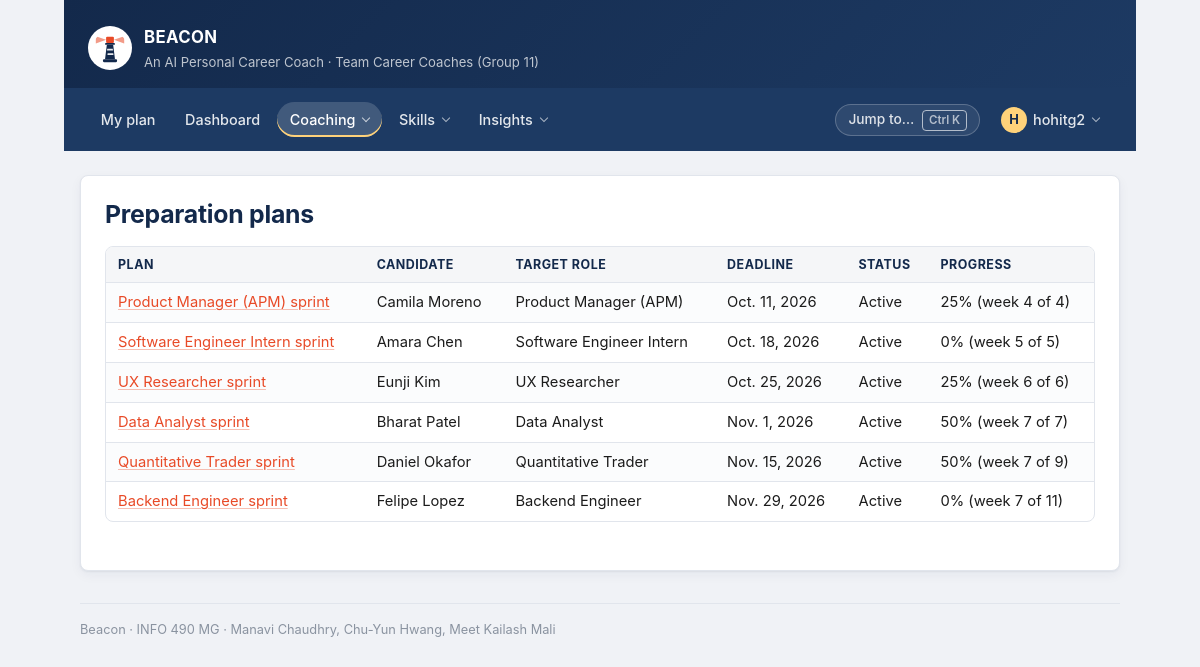
Page /plans/cbv-base/ (signed in) on the committed database.
### preparation/models.py (models this page shows, shortened)
class PreparationPlan(models.Model):
    class Status(models.TextChoices):
        DRAFT = "DRAFT", "Draft"
        ACTIVE = "ACTIVE", "Active"
        COMPLETED = "DONE", "Completed"
        ARCHIVED = "ARCH", "Archived"
    candidate = models.ForeignKey(
        CandidateProfile,
        on_delete=models.CASCADE,
        related_name="plans",
    )
    title = models.CharField(max_length=150, help_text="e.g. 4-week SWE intern sprint")
    focus_role = models.CharField(max_length=120)
    start_date = models.DateField(default=timezone.localdate)
    target_date = models.DateField(help_text="Date the plan must be finished by.")
    status = models.CharField(max_length=6, choices=Status.choices, default=Status.DRAFT)
    generated_by_ai = models.BooleanField(
        default=True,
        help_text="False when a user hand-writes or heavily edits the plan.",
    )
    created_at = models.DateTimeField(auto_now_add=True)
    class Meta:
        ordering = ["target_date", "-created_at"]
        constraints = [
            models.UniqueConstraint(
                fields=["candidate", "title"], name="uniq_plan_title_per_candidate"
            ),
            models.CheckConstraint(
                condition=models.Q(target_date__gte=models.F("start_date")),
                name="plan_ends_after_it_starts",
            ),
        ]
    def get_absolute_url(self):
        return reverse("preparation:plan_detail", args=[self.pk])
    @property
    def completion_percent(self):
        total = self.tasks.count()
        if total == 0:
            return 0
        done = self.tasks.filter(status=PlanTask.Status.DONE).count()
        return round(done / total * 100)
    @property
    def total_weeks(self):
        span_days = (self.target_date - self.start_date).days
        return max(1, -(-span_days // 7))  # ceiling division
    @property
    def current_week(self):
        elapsed = (timezone.localdate() - self.start_date).days
        if elapsed < 0:
            return 1
        return min(elapsed // 7 + 1, self.total_weeks)

class CandidateProfile(models.Model):
    class ExperienceLevel(models.TextChoices):
        STUDENT = "STU", "Current student"
        NEW_GRAD = "NEW", "New graduate"
        EARLY_CAREER = "EARLY", "Early career (1-3 yrs)"
    class PrimaryConcern(models.TextChoices):
        TECHNICAL = "TECH", "Technical rounds"
        BEHAVIORAL = "BEHAV", "Behavioral questions"
        RESUME = "RESUME", "Resume and elevator pitch"
        CONFIDENCE = "CONF", "Confidence under pressure"
        TIME = "TIME", "Not enough time to prepare"
    user = models.OneToOneField(
        settings.AUTH_USER_MODEL,
        on_delete=models.CASCADE,
        related_name="candidate_profile",
        help_text="One login = one career profile.",
    )
    target_role = models.CharField(
        max_length=120, help_text="e.g. Software Engineer Intern"
    )
    target_roles = models.JSONField(
        default=list,
        blank=True,
        help_text="All target roles; requirements use the highest bar among them.",
    )
    interests = models.JSONField(
        default=list,
        blank=True,
        help_text="Interest keys chosen at onboarding, e.g. ['data', 'product'].",
    )
    target_company = models.CharField(max_length=120, blank=True)
    experience_level = models.CharField(
        max_length=5, choices=ExperienceLevel.choices, default=ExperienceLevel.STUDENT
    )
    resume_summary = models.TextField(
        blank=True,
        help_text="Plain-text resume the parser turns into an initial skill list.",
    )
    resume_file = models.FileField(
        upload_to="resumes/",
        blank=True,
        null=True,
        help_text="Original upload from the drag-and-drop area on the setup screen.",
    )
    target_interview_date = models.DateField(
        null=True,
        blank=True,
        help_text="Deadline Beacon plans backwards from. Blank = open-ended prep.",
    )
    preparation_timeline_weeks = models.PositiveSmallIntegerField(
        default=6,
        validators=[MinValueValidator(1), MaxValueValidator(52)],
        help_text="Weeks the user says they have. Drives the length of the roadmap.",
    )
    primary_concern = models.CharField(
        max_length=6,
        choices=PrimaryConcern.choices,
        blank=True,
        help_text="Optional. Used to weight which skill gaps get tackled first.",
    )
    skills = models.ManyToManyField(
        Skill,
        through="SkillAssessment",
        related_name="candidates",
        blank=True,
    )
    created_at = models.DateTimeField(auto_now_add=True)
    updated_at = models.DateTimeField(auto_now=True)
    class Meta:
        ordering = ["-updated_at"]

### preparation/views.py (the view)
# urls.py: path("plans/cbv-base/", views.PlanBoardView.as_view(), name="plan_board"),
@method_decorator(login_required, name="dispatch")
class PlanBoardView(View):
    template_name = "preparation/plan_list.html"
    def get(self, request):
        plans = visibility.plans_for(request.user).select_related("candidate__user")
        context = {
            "plans": plans,
            "view_label": "View 3 - CBV, base django.views.View",
            "explainer": (
                "A bare View subclass. get() does the querying and calls "
                "render() itself; nothing about the model is inferred."
            ),
        }
        return render(request, self.template_name, context)

### preparation/context_processors.py (called while the page is built)
def google_oauth(request):
    provider = settings.SOCIALACCOUNT_PROVIDERS.get("google", {})
    app = provider.get("APP", {})
    return {
        "google_oauth_configured": bool(app.get("client_id") and app.get("secret")),
        "google_oauth_placeholder": settings.DEBUG,
    }

### preparation/navigation.py (called while the page is built)
def _entry(item, current, user):
    if item.get("staff_only") and not user.is_staff:
        return None
    try:
        url = reverse(item["name"])
    except NoReverseMatch:
        return None
    return {
        "label": item["label"],
        "url": url,
        "hint": item.get("hint", ""),
        "active": current == item["name"],
    }

def navigation(request):
    if not getattr(request, "user", None) or not request.user.is_authenticated:
        return {"nav": None}
    return {"nav": build(request)}

### preparation/visibility.py (called while the page is built)
def is_coach(user):
    return bool(user and user.is_authenticated and user.is_staff)

def plans_for(user):
    qs = PreparationPlan.objects.all()
    return qs if is_coach(user) else qs.filter(candidate__user=user)

### templates/preparation/plan_list.html (shortened to what this page needs)
{% extends "base.html" %}
{% block heading %}Preparation plans{% endblock %}
{% block content %}
  <div class="table-scroll">
  <table>
    <tr>
      <th>Plan</th><th>Candidate</th><th>Target role</th>
      <th>Deadline</th><th>Status</th><th>Progress</th>
    </tr>
    {% for plan in plans %}
      <tr>
        <td><a href="{{ plan.get_absolute_url }}">{{ plan.title }}</a></td>
        <td>{{ plan.candidate.user.get_full_name|default:plan.candidate.user.username }}</td>
        <td>{{ plan.focus_role }}</td>
        <td>{{ plan.target_date }}</td>
        <td>{{ plan.get_status_display }}</td>
        <td>{{ plan.completion_percent }}% (week {{ plan.current_week }} of {{ plan.total_weeks }})</td>
      </tr>
    {% endfor %}
  </table>
  </div>
{% endblock %}

### templates/base.html (shortened to what this page needs)
{% load static %}<!DOCTYPE html>
<html lang="en">
<head>
  <link rel="stylesheet" href="{% static 'css/beacon.css' %}">
</head>
<body class="{% block body_class %}{% endblock %}">
  <div class="page">
    <header class="masthead">
      <img class="masthead__logo" src="{% static 'img/beacon-logo.svg' %}"
           alt="" width="44" height="44">
      <div class="masthead__text">
        <p class="masthead__title">BEACON</p>
        <p class="masthead__tagline">
          An AI Personal Career Coach &middot; Team Career Coaches (Group 11)
        </p>
      </div>
    </header>
    <nav class="nav" aria-label="Main">
      {% if nav %}
        <ul class="nav__list">
          {% for item in nav.items %}
            {% if item.children %}
              <li class="nav__group">
                <details class="menu{% if item.active %} is-active{% endif %}">
                  <summary class="nav__link">{{ item.label }}</summary>
                </details>
              </li>
            {% else %}
              <li>
                <a class="nav__link{% if item.active %} is-active{% endif %}" href="{{ item.url }}"
                   {% if item.active %}aria-current="page"{% endif %}>{{ item.label }}</a>
              </li>
            {% endif %}
          {% endfor %}
        </ul>
        <div class="nav__right">
          <button type="button" class="nav-palette" data-palette-open
                  aria-label="Search pages, candidates and skills">
            Jump to&hellip; <kbd>&#8984;K</kbd>
          </button>
          <details class="menu menu--account">
            <summary class="nav__link nav__avatar" aria-label="Account menu">
              <span class="avatar" aria-hidden="true">{{ user.get_username|slice:":1"|upper }}</span>
              <span class="nav__username">{{ user.get_username }}</span>
            </summary>
          </details>
        </div>
      {% else %}
        <ul class="nav__list">
          <li><a class="nav__link" href="{% url 'preparation:login' %}">Log In</a></li>
          <li><a class="nav__link" href="{% url 'preparation:signup' %}">Sign Up</a></li>
        </ul>
      {% endif %}
    </nav>
    <main class="content">
      {% block page_header %}
        <h1 class="page-title">{% block heading %}Beacon{% endblock %}</h1>
      {% endblock %}
      {% block content %}{% endblock %}
    </main>
    <footer class="footer">
      Beacon &middot; INFO 490 MG &middot; Manavi Chaudhry, Chu-Yun Hwang, Meet Kailash Mali
    </footer>
  </div>
</body>
</html>

### rows in the picture
PreparationPlan: title "Product Manager (APM) sprint", candidate.user.get_full_name "Camila Moreno", focus_role "Product Manager (APM)", target_date "Oct. 11, 2026", status "Active", completion_percent "25", current_week "4", total_weeks "4"
PreparationPlan: title "Software Engineer Intern sprint", candidate.user.get_full_name "Amara Chen", focus_role "Software Engineer Intern", target_date "Oct. 18, 2026", status "Active", completion_percent "0", current_week "5", total_weeks "5"
PreparationPlan: title "UX Researcher sprint", candidate.user.get_full_name "Eunji Kim", focus_role "UX Researcher", target_date "Oct. 25, 2026", status "Active", completion_percent "25", current_week "6", total_weeks "6"
PreparationPlan: title "Data Analyst sprint", candidate.user.get_full_name "Bharat Patel", focus_role "Data Analyst", target_date "Nov. 1, 2026", status "Active", completion_percent "50", current_week "7", total_weeks "7"
PreparationPlan: title "Quantitative Trader sprint", candidate.user.get_full_name "Daniel Okafor", focus_role "Quantitative Trader", target_date "Nov. 15, 2026", status "Active", completion_percent "50", current_week "7", total_weeks "9"
PreparationPlan: title "Backend Engineer sprint", candidate.user.get_full_name "Felipe Lopez", focus_role "Backend Engineer", target_date "Nov. 29, 2026", status "Active", completion_percent "0", current_week "7", total_weeks "11"

### other values in the picture
{{ item.label }} "My plan" "Dashboard"
{{ item.label }} "Coaching" "Skills" "Insights"
{{ user.get_username|slice:":1"|upper }} "H"
{{ user.get_username }} "hohitg2"
